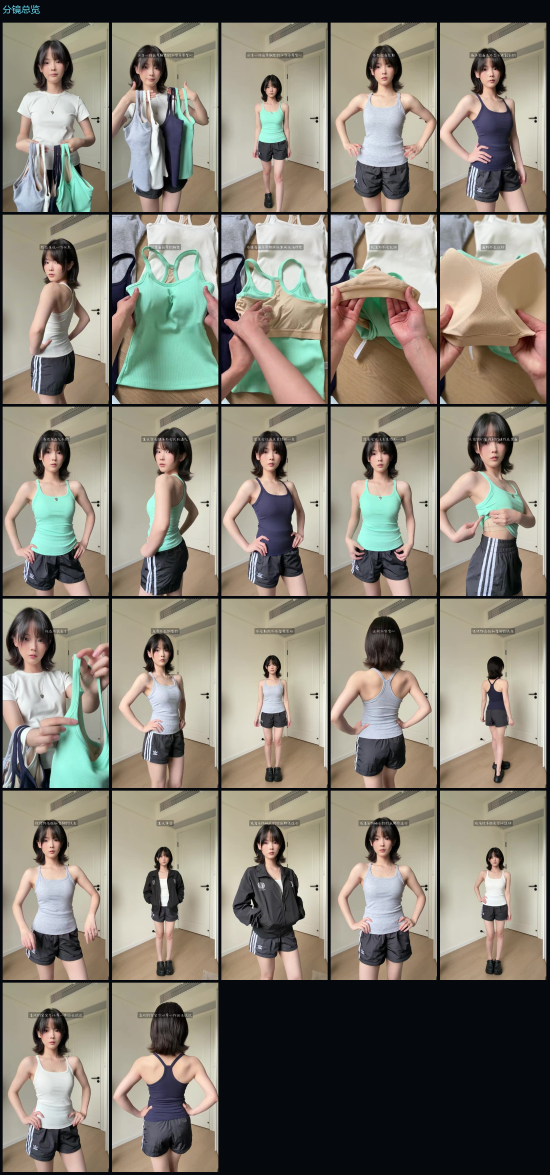
#> input picture example-overview.jpg, 1648 x 3524 px (shown at 1/3 size)
$ python generate_overview.py ..
#> lines starting #> are read from the running program, lines starting #| are printed output that depends on the picture
#!/usr/bin/env python3
"""生成视频总览图 & 分镜总览图 — 网格拼接"""

import argparse
import os
import sys
from pathlib import Path

try:
    from PIL import Image, ImageDraw, ImageFont
except ImportError:
    print("[ERROR] 需要 Pillow: pip install Pillow")
    sys.exit(1)


def find_font():
    """找系统中的中文字体"""
    candidates = [
        "C:/Windows/Fonts/msyh.ttc",
        "C:/Windows/Fonts/simhei.ttf",
        "C:/Windows/Fonts/simsun.ttc",
        "/System/Library/Fonts/PingFang.ttc",
        "/usr/share/fonts/truetype/droid/DroidSansFallbackFull.ttf",
        "/usr/share/fonts/opentype/noto/NotoSansCJK-Regular.ttc",
    ]
    for c in candidates:
        if os.path.exists(c):
            return c
    return None


def create_overview(image_dir, output_path, title="", max_cols=5, thumb_size=320):
    """创建帧网格总览图"""
#> called with image_dir = '..', output_path = 'overview.jpg', title = '', max_cols = 5, thumb_size = 320
    image_dir = Path(image_dir)
    images = sorted(image_dir.glob("*.jpg")) + sorted(image_dir.glob("*.png"))

    if not images:
        print(f"[WARNING] {image_dir} 中没有图片")
        return None

    # 限制最多50帧
    if len(images) > 50:
        step = len(images) // 50
        images = images[::step][:50]

    n = len(images)
    cols = min(max_cols, n)
    rows = (n + cols - 1) // cols

    # 加载第一张图获取尺寸比例
    first = Image.open(images[0])
#> first is the input picture: PIL image 1648x3524 RGB; mean R, G, B 134.1, 128.3, 116.4
    orig_w, orig_h = first.size
#> orig_w = 1648; orig_h = 3524
    ratio = orig_h / orig_w
#> ratio = 2.14

    thumb_h = int(thumb_size * ratio)
#> thumb_h = 684

    # 画布：暗黑仪表盘风格
    title_h = 60 if title else 0
    gap = 8
    canvas_w = cols * thumb_size + (cols + 1) * gap
    canvas_h = rows * thumb_h + (rows + 1) * gap + title_h
#> canvas_h = 700

    # 背景
    bg_color = (5, 9, 13)  # #05090d
    canvas = Image.new("RGB", (canvas_w, canvas_h), bg_color)
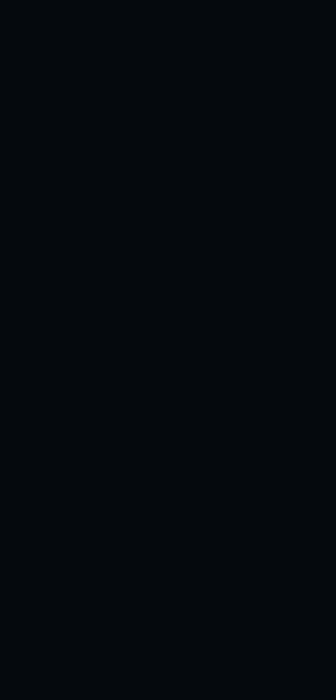
#> canvas: PIL image 336x700 RGB; mean R, G, B 5, 9, 13
    draw = ImageDraw.Draw(canvas)

    # 标题
    if title:
        font = None
        font_path = find_font()
        if font_path:
            try:
                font = ImageFont.truetype(font_path, 28)
            except Exception:
                font = ImageFont.load_default()
        else:
            font = ImageFont.load_default()

        draw.text((gap, gap), title, fill=(82, 232, 255), font=font)  # #52e8ff

    # 粘贴缩略图
    for idx, img_path in enumerate(images):
        col = idx % cols
        row = idx // cols

        x = gap + col * (thumb_size + gap)
        y = title_h + gap + row * (thumb_h + gap)
#> y = 8

        try:
            img = Image.open(img_path)
            img.thumbnail((thumb_size, thumb_h), Image.LANCZOS)
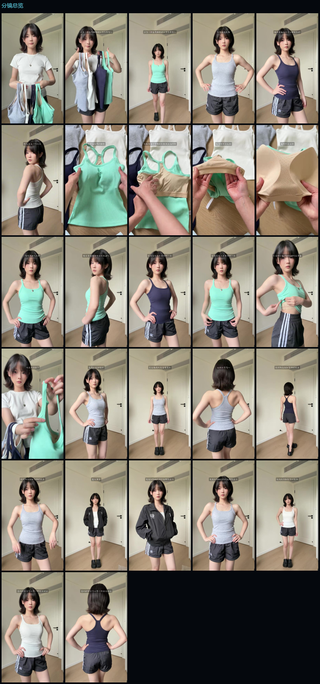
#> img: PIL image 320x684 RGB; mean R, G, B 134.3, 128.5, 116.5

            # 居中粘贴
            paste_x = x + (thumb_size - img.width) // 2
#> paste_x = 8
            paste_y = y + (thumb_h - img.height) // 2
#> paste_y = 8

            canvas.paste(img, (paste_x, paste_y))
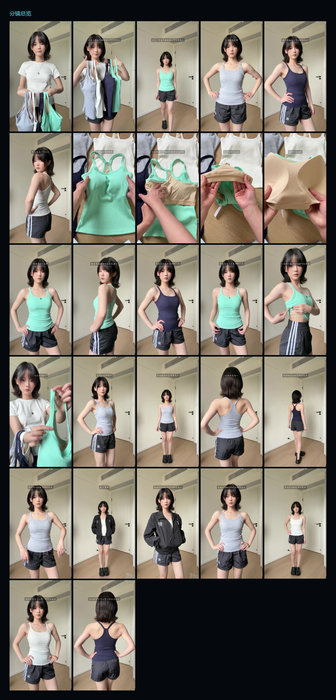
#> canvas: PIL image 336x700 RGB; mean R, G, B 125.3, 120.2, 109.4
        except Exception as e:
            print(f"[WARNING] 无法加载 {img_path}: {e}")

    canvas.save(output_path, quality=90)
    print(f"✅ 总览图已生成: {output_path} ({cols}x{rows})")
    return output_path


def main():
    parser = argparse.ArgumentParser(description="生成视频帧网格总览图")
    parser.add_argument("image_dir", help="图片目录")
    parser.add_argument("--out", default="overview.jpg", help="输出路径")
    parser.add_argument("--title", default="", help="标题")
    parser.add_argument("--cols", type=int, default=5, help="每行列数")
    parser.add_argument("--thumb-size", type=int, default=320, help="缩略图宽度")
    args = parser.parse_args()

    create_overview(args.image_dir, args.out, args.title, args.cols, args.thumb_size)


if __name__ == "__main__":
    main()
